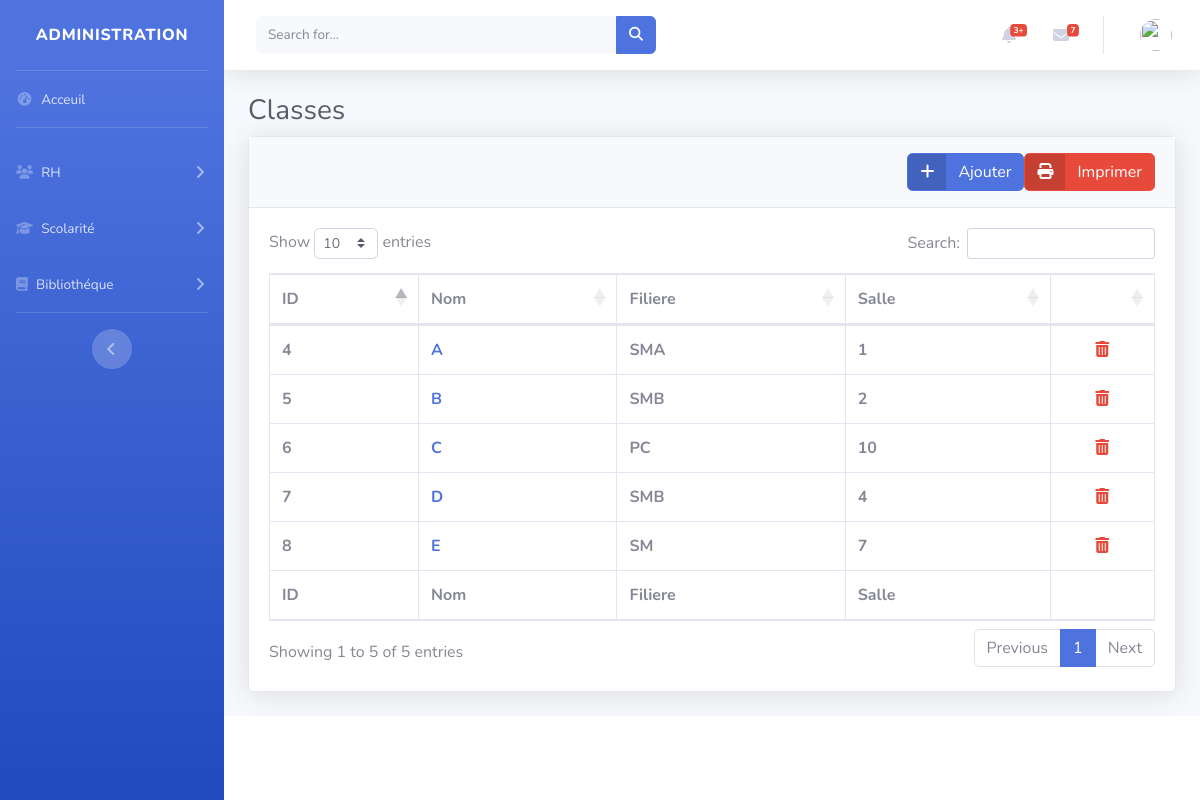
Page /admin/administration.php?display=Classes (signed in) on the committed database.
### tables this page shows
CREATE TABLE IF NOT EXISTS `groupe` (
  `id` int(11) NOT NULL AUTO_INCREMENT,
  `nom` varchar(50) NOT NULL,
  `filiere` int(11) NOT NULL,
  `salle` int(11) NOT NULL,
  PRIMARY KEY (`id`),
  UNIQUE KEY `salle` (`salle`),
  KEY `id_filiere` (`filiere`),
  KEY `id_salle` (`salle`)
);

CREATE TABLE IF NOT EXISTS `filiere` (
  `id` int(11) NOT NULL AUTO_INCREMENT,
  `nom` varchar(50) NOT NULL,
  `description` varchar(150) NOT NULL,
  `niveau` int(11) NOT NULL,
  PRIMARY KEY (`id`),
  KEY `niveau` (`niveau`)
);

CREATE TABLE IF NOT EXISTS `salle` (
  `id` int(11) NOT NULL AUTO_INCREMENT,
  `nom` varchar(50) NOT NULL,
  `description` varchar(150) NOT NULL,
  PRIMARY KEY (`id`)
);

### admin/groupe/table.php (shortened to what this page needs)
<link href="../../vendor/fontawesome-free/css/all.min.css" rel="stylesheet" type="text/css">
<link href="../../css/sb-admin-2.min.css" rel="stylesheet">
<link href="../../vendor/datatables/dataTables.bootstrap4.min.css" rel="stylesheet">
<?php
$sql = "SELECT
    g.id,
    g.nom groupe,
    f.nom filiere,
    s.nom salle
FROM
    groupe AS g
INNER JOIN filiere AS f
INNER JOIN salle as s
WHERE
    f.id = g.filiere and g.salle = s.id";
$stmt = $bdd->prepare($sql);
$stmt->execute();
$rows = $stmt->fetchAll();
?>
<div class="card-header py-3 justify-content-end d-flex align-items-end ">
    <a href="#" data-toggle="modal" data-target="#addForm">
        <button class="btn btn-primary btn-icon-split align-self-end ">
            <span class="icon "><i class="fa fa-plus" aria-hidden="true"></i></span>
            <span class="text">Ajouter</span>
        </button>
    </a>
    <button class="btn btn-danger btn-icon-split align-self-end">
        <span class="icon "><i class="fa fa-print" aria-hidden="true"></i></span>
        <span class="text">Imprimer</span>
    </button>
</div>
<div class="card-body">
    <div class="table-responsive">
        <table class="table table-bordered" id="dataTable" width="100%" cellspacing="0">
            <thead>
                <tr>
                    <th>ID</th>
                    <th>Nom</th>
                    <th>Filiere</th>
                    <th>Salle</th>
                    <th></th>
                </tr>
            </thead>
            <tfoot>
                <tr>
                    <th>ID</th>
                    <th>Nom</th>
                    <th>Filiere</th>
                    <th>Salle</th>
                    <th></th>
                </tr>
            </tfoot>
            <tbody>
                <?php
                for ($i = 0; $i < count($rows); $i++) {
                    echo
                    "<tr>
                        <th>" . $rows[$i]['id'] . "</th>
                        <th> <a href='administration.php?display=Etudiants&groupe=" . $rows[$i]['id'] . "'> " . $rows[$i]['groupe'] . " </a></th>
                        <th>" . $rows[$i]['filiere'] . "</th>
                        <th>" . $rows[$i]['salle'] . "</th>
                        <th style='text-align:center'> <a href='../delete.php?id_g=" . $rows[$i]['id'] . "'><i class='text-danger fa fa-trash' aria-hidden='true'></i></a></th>
                        </tr>";
                }
                ?>
            </tbody>
        </table>
    </div>
</div>
<table>
    <tr>
        <td style="text-align:center"></td>
    </tr>
</table>

### rows in the picture
groupe: id "4", nom "A", filiere.nom "SMA", salle.nom "1"
groupe: id "5", nom "B", filiere.nom "SMB", salle.nom "2"
groupe: id "6", nom "C", filiere.nom "PC", salle.nom "10"
groupe: id "7", nom "D", filiere.nom "SMB", salle.nom "4"
groupe: id "8", nom "E", filiere.nom "SM", salle.nom "7"

### other values in the picture
$table "Classes"
